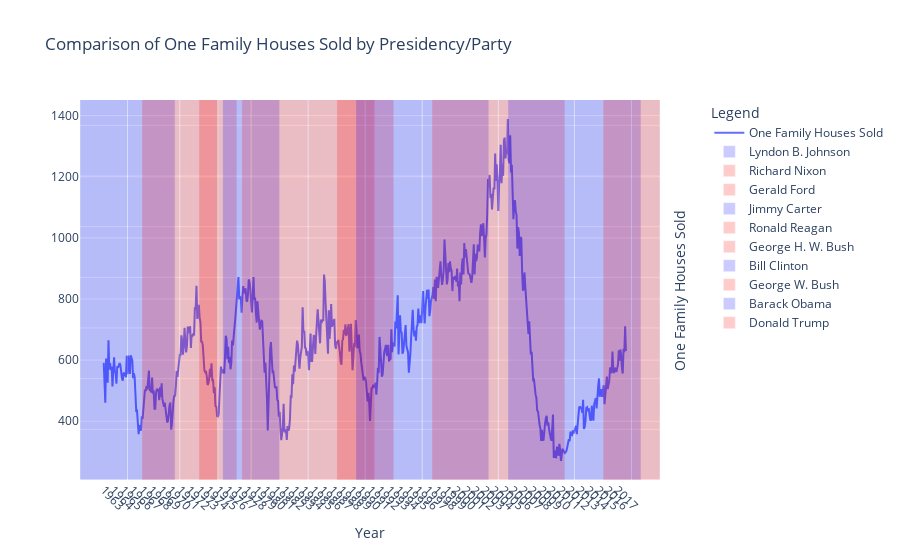

Source (notebook cell):
### Markdown cell above
### <font color='lightblue'>Initial Analysis:  Presidential Terms Compared to One Family Homes Sold (Plot Below)</font>

Although I don't see any trends regarding home purchases to one party compared to another, it does seem like there is a historical trend where there is generally a decrease in sales during new elections.  In most cases prior to the early 1990s, we see a decrease in home sales when there is an election.

### Code cell
presidential_comparison_plot(one_fam_houses_sold_data["Date"], one_fam_houses_sold_data["HSN1F"], 'Comparison of One Family Houses Sold by Presidency/Party', 'One Family Houses Sold')

### Figure 1 — Plotly figure (JSON) as saved in the notebook; plotly's stock layout.template omitted (floating-point values rounded to 4 significant figures; data arrays with more than 128 entries replaced by an {"elided": "..."} marker saying what was removed)
{"data": [{"name": "One Family Houses Sold", "type": "scatter", "x": {"elided": "660 str values"}, "xaxis": "x", "y": {"elided": "660 int values"}, "yaxis": "y"}, {"hoverinfo": "name+x", "marker": {"color": "blue"}, "name": "Lyndon B. Johnson", "opacity": 0.2, "type": "bar", "x": [1963, 1968], "xaxis": "x", "y": [2, 2], "yaxis": "y2"}, {"hoverinfo": "name+x", "marker": {"color": "red"}, "name": "Richard Nixon", "opacity": 0.2, "type": "bar", "x": [1969, 1973], "xaxis": "x", "y": [2, 2], "yaxis": "y2"}, {"hoverinfo": "name+x", "marker": {"color": "red"}, "name": "Gerald Ford", "opacity": 0.2, "type": "bar", "x": [1974, 1976], "xaxis": "x", "y": [2, 2], "yaxis": "y2"}, {"hoverinfo": "name+x", "marker": {"color": "blue"}, "name": "Jimmy Carter", "opacity": 0.2, "type": "bar", "x": [1977, 1980], "xaxis": "x", "y": [2, 2], "yaxis": "y2"}, {"hoverinfo": "name+x", "marker": {"color": "red"}, "name": "Ronald Reagan", "opacity": 0.2, "type": "bar", "x": [1981, 1988], "xaxis": "x", "y": [2, 2], "yaxis": "y2"}, {"hoverinfo": "name+x", "marker": {"color": "red"}, "name": "George H. W. Bush", "opacity": 0.2, "type": "bar", "x": [1989, 1992], "xaxis": "x", "y": [2, 2], "yaxis": "y2"}, {"hoverinfo": "name+x", "marker": {"color": "blue"}, "name": "Bill Clinton", "opacity": 0.2, "type": "bar", "x": [1993, 2000], "xaxis": "x", "y": [2, 2], "yaxis": "y2"}, {"hoverinfo": "name+x", "marker": {"color": "red"}, "name": "George W. Bush", "opacity": 0.2, "type": "bar", "x": [2001, 2008], "xaxis": "x", "y": [2, 2], "yaxis": "y2"}, {"hoverinfo": "name+x", "marker": {"color": "blue"}, "name": "Barack Obama", "opacity": 0.2, "type": "bar", "x": [2009, 2016], "xaxis": "x", "y": [2, 2], "yaxis": "y2"}, {"hoverinfo": "name+x", "marker": {"color": "red"}, "name": "Donald Trump", "opacity": 0.2, "type": "bar", "x": [2017, 2020], "xaxis": "x", "y": [2, 2], "yaxis": "y2"}], "layout": {"bargap": 0, "barmode": "overlay", "hovermode": "x unified", "legend": {"title": {"text": "Legend"}}, "title": {"text": "Comparison of One Family Houses Sold by Presidency/Party"}, "xaxis": {"anchor": "y", "domain": [0, 0.94], "tickangle": 45, "ticktext": ["1963", "1964", "1965", "1966", "1967", "1968", "1969", "1970", "1971", "1972", "1973", "1974", "1975", "1976", "1977", "1978", "1979", "1980", "1981", "1982", "1983", "1984", "1985", "1986", "1987", "1988", "1989", "1990", "1991", "1992", "1993", "1994", "1995", "1996", "1997", "1998", "1999", "2000", "2001", "2002", "2003", "2004", "2005", "2006", "2007", "2008", "2009", "2010", "2011", "2012", "2013", "2014", "2015", "2016", "2017"], "tickvals": [1963, 1964, 1965, 1966, 1967, 1968, 1969, 1970, 1971, 1972, 1973, 1974, 1975, 1976, 1977, 1978, 1979, 1980, 1981, 1982, 1983, 1984, 1985, 1986, 1987, 1988, 1989, 1990, 1991, 1992, 1993, 1994, 1995, 1996, 1997, 1998, 1999, 2000, 2001, 2002, 2003, 2004, 2005, 2006, 2007, 2008, 2009, 2010, 2011, 2012, 2013, 2014, 2015, 2016, 2017], "title": {"text": "Year"}}, "yaxis": {"anchor": "x", "domain": [0, 1]}, "yaxis2": {"anchor": "x", "overlaying": "y", "range": [0, 1.5], "showticklabels": false, "side": "right", "title": {"text": "One Family Houses Sold"}}}}
